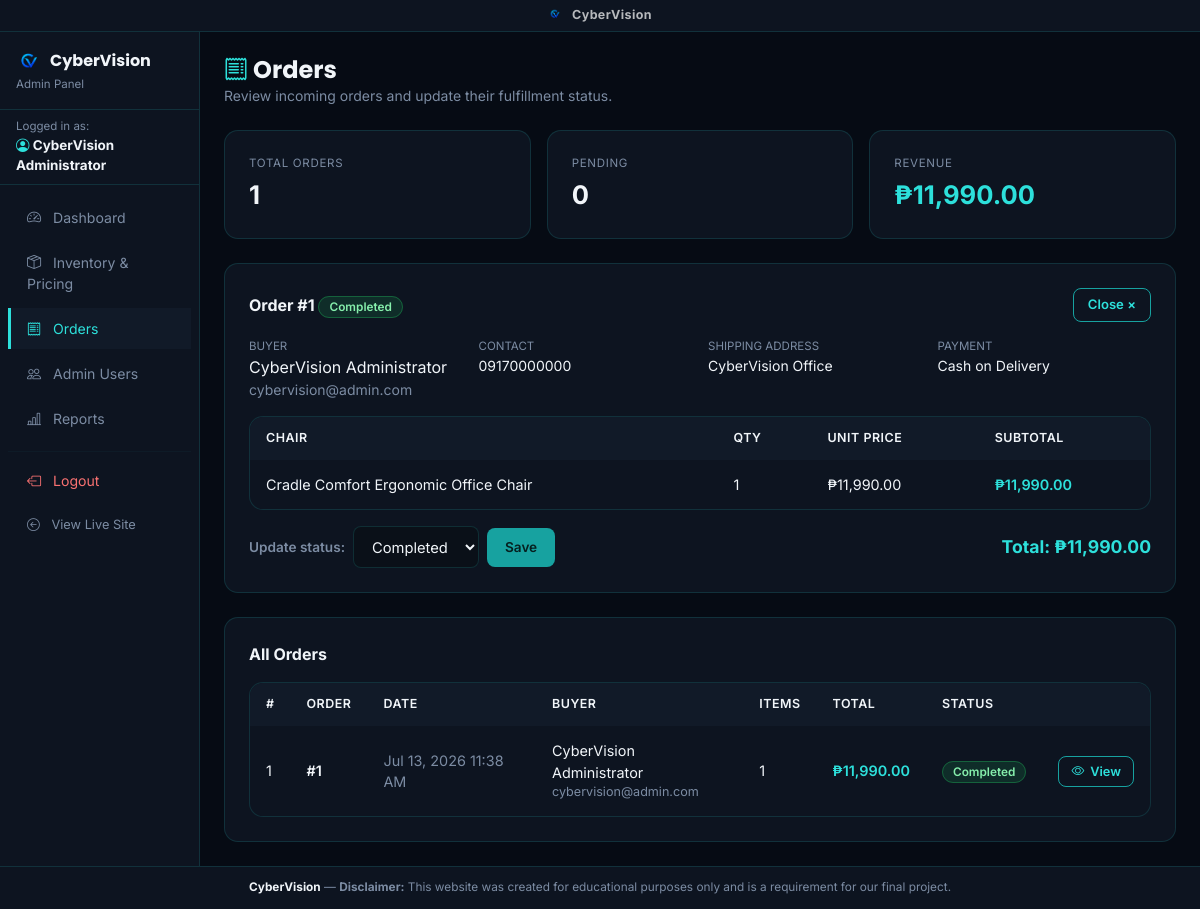
The page /admin/orders.php?view=1 (signed in) on the database its author committed.
### tables this page shows
CREATE TABLE `orders` (
  `id` int(11) NOT NULL,
  `user_id` int(11) NOT NULL,
  `shipping_address` varchar(255) NOT NULL,
  `contact_number` varchar(50) NOT NULL,
  `payment_method` varchar(50) NOT NULL,
  `total_amount` decimal(10,2) NOT NULL,
  `status` varchar(30) NOT NULL DEFAULT 'Paid (Simulated)',
  `date_created` timestamp NOT NULL DEFAULT current_timestamp()
);

CREATE TABLE `users` (
  `id` int(11) NOT NULL,
  `full_name` varchar(150) NOT NULL,
  `email` varchar(150) NOT NULL,
  `password_hash` varchar(255) NOT NULL,
  `address` varchar(255) DEFAULT NULL,
  `contact_number` varchar(50) DEFAULT NULL,
  `role` enum('buyer','admin') NOT NULL DEFAULT 'buyer',
  `is_verified` tinyint(1) NOT NULL DEFAULT 0,
  `verify_token` varchar(64) DEFAULT NULL,
  `is_active` tinyint(1) NOT NULL DEFAULT 1,
  `date_created` timestamp NOT NULL DEFAULT current_timestamp()
);

CREATE TABLE `order_items` (
  `id` int(11) NOT NULL,
  `order_id` int(11) NOT NULL,
  `product_id` int(11) NOT NULL,
  `product_name` varchar(150) NOT NULL,
  `unit_price` decimal(10,2) NOT NULL,
  `quantity` int(11) NOT NULL
);

### admin/orders.php (the view, shortened to what this page needs)
<?php
require_once('../db.php');
$valid_statuses = array('Pending', 'Completed', 'Cancelled');
$orders_result = mysqli_query($conn, "
    SELECT o.*, u.full_name AS buyer_name, u.email AS buyer_email,
           (SELECT COALESCE(SUM(oi.quantity),0) FROM order_items oi WHERE oi.order_id = o.id) AS item_count
    FROM orders o
    LEFT JOIN users u ON u.id = o.user_id
    ORDER BY o.date_created DESC
");
$stat_total   = mysqli_fetch_assoc(mysqli_query($conn, "SELECT COUNT(*) as c FROM orders"))['c'];
$stat_pending = mysqli_fetch_assoc(mysqli_query($conn, "SELECT COUNT(*) as c FROM orders WHERE status='Pending'"))['c'];
$stat_revenue = mysqli_fetch_assoc(mysqli_query($conn, "SELECT COALESCE(SUM(total_amount),0) as s FROM orders WHERE status != 'Cancelled'"))['s'];
$viewingOrder = null;
$orderItems   = null;
if (isset($_GET['view'])) {
    $view_id = (int)$_GET['view'];
    $viewingOrder = mysqli_fetch_assoc(mysqli_query($conn, "
        SELECT o.*, u.full_name AS buyer_name, u.email AS buyer_email
        FROM orders o
        LEFT JOIN users u ON u.id = o.user_id
        WHERE o.id=$view_id
    "));
    if ($viewingOrder) {
        $orderItems = mysqli_query($conn, "SELECT * FROM order_items WHERE order_id=$view_id");
    }
}
require('include/header.php');
function statusBadge($status) {
    $colors = array(
        'Pending'   => array('bg' => 'rgba(124,140,163,0.14)', 'fg' => 'var(--cv-muted)', 'bd' => 'var(--cv-border)'),
        'Completed' => array('bg' => 'rgba(34,197,94,0.14)',   'fg' => '#86EFAC',         'bd' => 'rgba(34,197,94,0.35)'),
        'Cancelled' => array('bg' => 'rgba(220,38,38,0.14)',   'fg' => '#FCA5A5',         'bd' => 'rgba(220,38,38,0.35)'),
    );
    $c = $colors[$status] ?? $colors['Pending'];
    return '<span style="background:' . $c['bg'] . ';color:' . $c['fg'] . ';border:1px solid ' . $c['bd'] . ';border-radius:999px;padding:3px 10px;font-size:0.74rem;font-weight:600;">' . htmlspecialchars($status) . '</span>';
}
?>
<div class="mb-4">
    <h4 class="fw-bold mb-0" style="color:var(--cv-text);"><i class="bi bi-receipt" style="color:var(--cv-accent);"></i> Orders</h4>
    <p class="small mb-0" style="color:var(--cv-muted);">Review incoming orders and update their fulfillment status.</p>
</div>
<div class="row row-cols-2 row-cols-md-3 g-3 mb-4">
    <div class="col">
        <div class="cv-card h-100">
            <div class="mb-1" style="font-size:0.72rem;letter-spacing:0.06em;text-transform:uppercase;color:var(--cv-muted);">Total Orders</div>
            <div class="fw-bold" style="font-size:1.6rem;color:var(--cv-text);"><?= $stat_total ?></div>
        </div>
    </div>
    <div class="col">
        <div class="cv-card h-100" style="<?= $stat_pending > 0 ? 'border-color:#F87171;' : '' ?>">
            <div class="mb-1" style="font-size:0.72rem;letter-spacing:0.06em;text-transform:uppercase;color:var(--cv-muted);">Pending</div>
            <div class="fw-bold" style="font-size:1.6rem;color:<?= $stat_pending > 0 ? '#F87171' : 'var(--cv-text)' ?>;"><?= $stat_pending ?></div>
        </div>
    </div>
    <div class="col">
        <div class="cv-card h-100">
            <div class="mb-1" style="font-size:0.72rem;letter-spacing:0.06em;text-transform:uppercase;color:var(--cv-muted);">Revenue</div>
            <div class="fw-bold" style="font-size:1.6rem;color:var(--cv-accent);">&#8369;<?= number_format($stat_revenue, 2) ?></div>
        </div>
    </div>
</div>
<?php if ($viewingOrder): ?>
<div class="cv-card mb-4">
    <div class="d-flex justify-content-between align-items-center mb-3">
        <p class="cv-card-title mb-0">Order #<?= (int)$viewingOrder['id'] ?> <?= statusBadge($viewingOrder['status']) ?></p>
        <a href="orders.php" class="btn-cv-outline" style="padding:6px 14px;font-size:0.82rem;">Close &times;</a>
    </div>
    <div class="row g-3 mb-3">
        <div class="col-md-3">
            <div style="font-size:0.72rem;text-transform:uppercase;color:var(--cv-muted);">Buyer</div>
            <div style="color:var(--cv-text);"><?= htmlspecialchars($viewingOrder['buyer_name'] ?? 'Unknown') ?></div>
            <div class="small" style="color:var(--cv-muted);"><?= htmlspecialchars($viewingOrder['buyer_email'] ?? '') ?></div>
        </div>
        <div class="col-md-3">
            <div style="font-size:0.72rem;text-transform:uppercase;color:var(--cv-muted);">Contact</div>
            <div class="small" style="color:var(--cv-text);"><?= htmlspecialchars($viewingOrder['contact_number']) ?></div>
        </div>
        <div class="col-md-3">
            <div style="font-size:0.72rem;text-transform:uppercase;color:var(--cv-muted);">Shipping Address</div>
            <div class="small" style="color:var(--cv-text);"><?= htmlspecialchars($viewingOrder['shipping_address']) ?></div>
        </div>
        <div class="col-md-3">
            <div style="font-size:0.72rem;text-transform:uppercase;color:var(--cv-muted);">Payment</div>
            <div class="small" style="color:var(--cv-text);">
                <?= htmlspecialchars($viewingOrder['payment_method']) ?>
            </div>
        </div>
    </div>
    <div class="cv-table-wrap mb-3">
        <table class="cv-table">
            <thead><tr><th>Chair</th><th>Qty</th><th>Unit Price</th><th>Subtotal</th></tr></thead>
            <tbody>
                <?php if ($orderItems): while ($it = mysqli_fetch_assoc($orderItems)): ?>
                    <tr>
                        <td style="color:var(--cv-text);"><?= htmlspecialchars($it['product_name']) ?></td>
                        <td><?= (int)$it['quantity'] ?></td>
                        <td>&#8369;<?= number_format($it['unit_price'], 2) ?></td>
                        <td style="color:var(--cv-accent);font-weight:600;">&#8369;<?= number_format($it['unit_price'] * $it['quantity'], 2) ?></td>
                    </tr>
                <?php endwhile; endif; ?>
            </tbody>
        </table>
    </div>
    <form action="orders.php?view=<?= (int)$viewingOrder['id'] ?>" method="post" class="d-flex align-items-center gap-2 flex-wrap">
        <label class="cv-form-label mb-0">Update status:</label>
        <select name="status" class="cv-form-control" style="width:auto;">
            <?php foreach ($valid_statuses as $s): ?>
                <option value="<?= htmlspecialchars($s) ?>" <?= $viewingOrder['status'] === $s ? 'selected' : '' ?>><?= htmlspecialchars($s) ?></option>
            <?php endforeach; ?>
        </select>
        <button type="submit" name="submit" class="btn-cv">Save</button>
        <span class="ms-auto fw-bold" style="color:var(--cv-accent);font-size:1.1rem;">Total: &#8369;<?= number_format($viewingOrder['total_amount'], 2) ?></span>
    </form>
</div>
<?php endif; ?>
<div class="cv-card">
    <p class="cv-card-title">All Orders</p>
    <div class="cv-table-wrap">
        <table class="cv-table">
            <thead>
                <tr><th>#</th><th>Order</th><th>Date</th><th>Buyer</th><th>Items</th><th>Total</th><th>Status</th><th></th></tr>
            </thead>
            <tbody>
                <?php
                $counter = 1;
                while ($o = mysqli_fetch_assoc($orders_result)):
                ?>
                    <tr>
                        <td><?= $counter++ ?></td>
                        <td class="fw-semibold" style="color:var(--cv-text);">#<?= (int)$o['id'] ?></td>
                        <td class="small" style="color:var(--cv-muted);"><?= date("M d, Y g:i A", strtotime($o['date_created'])) ?></td>
                        <td>
                            <div style="color:var(--cv-text);"><?= htmlspecialchars($o['buyer_name'] ?? 'Unknown') ?></div>
                            <div class="small" style="color:var(--cv-muted);"><?= htmlspecialchars($o['buyer_email'] ?? '') ?></div>
                        </td>
                        <td><?= (int)$o['item_count'] ?></td>
                        <td style="color:var(--cv-accent);font-weight:600;">&#8369;<?= number_format($o['total_amount'], 2) ?></td>
                        <td><?= statusBadge($o['status']) ?></td>
                        <td>
                            <a href="orders.php?view=<?= (int)$o['id'] ?>" class="btn-cv-outline" style="padding:5px 12px;font-size:0.8rem;">
                                <i class="bi bi-eye"></i> View
                            </a>
                        </td>
                    </tr>
                <?php endwhile; ?>
            </tbody>
        </table>
    </div>
</div>
<?php mysqli_close($conn); require('include/footer.php'); ?>

### css/style.css (style rules this page uses)
:root { --cv-primary: #17A2A0; --cv-hover: #1FC2BE; --cv-accent: #2DE0DB; --cv-dark: #060B14; --cv-panel: #0D1420; --cv-panel-2: #111A28; --cv-text: #F1F5F9; --cv-muted: #7C8CA3; --cv-border: rgba(45,224,219,0.14); --cv-light-bg: #0A1018; }
* { box-sizing: border-box; }
body { margin: 0; padding: 0; font-family: 'Inter', 'Helvetica Neue', Arial, sans-serif; background-color: var(--cv-dark); color: var(--cv-text); }
h1, h2, h3, h4, h5, h6 { font-family: 'Poppins', 'Helvetica Neue', Arial, sans-serif; font-weight: 700; }
a { color: var(--cv-accent); text-decoration: none; }
.btn-cv { background-color: var(--cv-primary); color: #06201F; border: none; border-radius: 8px; padding: 9px 18px; font-size: 0.85rem; font-weight: 600; cursor: pointer; transition: background 0.2s; display: inline-flex; align-items: center; gap: 6px; text-decoration: none; font-family: inherit; }
.btn-cv-outline { background: transparent; color: var(--cv-accent); border: 1.5px solid var(--cv-primary); border-radius: 8px; padding: 9px 18px; font-size: 0.85rem; font-weight: 600; cursor: pointer; transition: all 0.2s; display: inline-flex; align-items: center; gap: 6px; text-decoration: none; font-family: inherit; }
.cv-card { background: var(--cv-panel); border: 1px solid var(--cv-border); border-radius: 14px; padding: 24px; }
.cv-card-title { font-size: 1rem; font-weight: 700; color: var(--cv-text); margin: 0 0 16px; }
.cv-form-label { display: block; font-size: 0.85rem; font-weight: 600; color: var(--cv-muted); margin-bottom: 6px; }
.cv-form-control { width: 100%; padding: 10px 14px; border: 1px solid var(--cv-border); border-radius: 8px; font-size: 0.92rem; font-family: inherit; color: var(--cv-text); background: var(--cv-light-bg); transition: border-color 0.2s, box-shadow 0.2s; }
.cv-form-control::placeholder { color: #4B5A6E; }
.cv-table-wrap { background: var(--cv-panel); border: 1px solid var(--cv-border); border-radius: 14px; overflow: hidden; }
.cv-table { width: 100%; border-collapse: collapse; }
.cv-table th { background-color: var(--cv-panel-2); color: var(--cv-text); padding: 12px 16px; text-align: left; font-size: 0.78rem; font-weight: 600; letter-spacing: 0.04em; text-transform: uppercase; }
.cv-table td { padding: 14px 16px; border-bottom: 1px solid var(--cv-border); font-size: 0.9rem; color: var(--cv-text); }
.cv-table tr:last-child td { border-bottom: none; }

### rows shown on the page
orders: id "1", status "Completed", user.full_name "CyberVision Administrator", user.email "cybervision@admin.com", contact_number "09170000000", shipping_address "CyberVision Office", payment_method "Cash on Delivery", total_amount "11,990.00", date_created "Jul 13, 2026 11:38 AM", item_count "1"
order_items: product_name "Cradle Comfort Ergonomic Office Chair", quantity "1", unit_price "11,990.00", $it['unit_price'] * $it['quantity'] "11,990.00"

### other values the page prints
$_SESSION['fullname'] "CyberVision Administrator"
$stat_total "1"
$stat_pending "0"
$stat_revenue "11,990.00"
